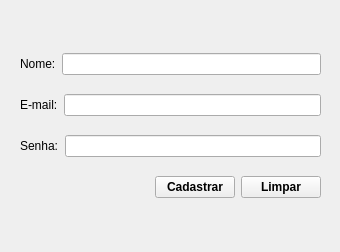
<?xml version="1.0" encoding="UTF-8"?>
<ui version="4.0">
 <class>FormTab</class>
 <widget class="QWidget" name="FormTab">
  <property name="geometry">
   <rect>
    <x>0</x>
    <y>0</y>
    <width>340</width>
    <height>252</height>
   </rect>
  </property>
  <property name="minimumSize">
   <size>
    <width>340</width>
    <height>252</height>
   </size>
  </property>
  <property name="maximumSize">
   <size>
    <width>340</width>
    <height>252</height>
   </size>
  </property>
  <property name="windowTitle">
   <string>Formulário</string>
  </property>
  <widget class="QWidget" name="layoutWidget">
   <property name="geometry">
    <rect>
     <x>20</x>
     <y>40</y>
     <width>301</width>
     <height>171</height>
    </rect>
   </property>
   <layout class="QVBoxLayout" name="verticalLayout">
    <item>
     <layout class="QHBoxLayout" name="horizontalLayout">
      <item>
       <widget class="QLabel" name="label">
        <property name="text">
         <string>Nome:</string>
        </property>
       </widget>
      </item>
      <item>
       <widget class="QLineEdit" name="txtNome"/>
      </item>
     </layout>
    </item>
    <item>
     <layout class="QHBoxLayout" name="horizontalLayout_2">
      <item>
       <widget class="QLabel" name="label_2">
        <property name="text">
         <string>E-mail:</string>
        </property>
       </widget>
      </item>
      <item>
       <widget class="QLineEdit" name="txtMail"/>
      </item>
     </layout>
    </item>
    <item>
     <layout class="QHBoxLayout" name="horizontalLayout_3">
      <item>
       <widget class="QLabel" name="label_3">
        <property name="text">
         <string>Senha:</string>
        </property>
       </widget>
      </item>
      <item>
       <widget class="QLineEdit" name="txtSenha">
        <property name="echoMode">
         <enum>QLineEdit::Password</enum>
        </property>
       </widget>
      </item>
     </layout>
    </item>
    <item>
     <layout class="QHBoxLayout" name="horizontalLayout_4">
      <item>
       <spacer name="horizontalSpacer">
        <property name="orientation">
         <enum>Qt::Horizontal</enum>
        </property>
        <property name="sizeHint" stdset="0">
         <size>
          <width>40</width>
          <height>20</height>
         </size>
        </property>
       </spacer>
      </item>
      <item>
       <widget class="QPushButton" name="btnCadr">
        <property name="styleSheet">
         <string notr="true">font-weight: bold;</string>
        </property>
        <property name="text">
         <string>Cadastrar</string>
        </property>
       </widget>
      </item>
      <item>
       <widget class="QPushButton" name="btnLimp">
        <property name="styleSheet">
         <string notr="true">font-weight: bold;</string>
        </property>
        <property name="text">
         <string>Limpar</string>
        </property>
       </widget>
      </item>
     </layout>
    </item>
   </layout>
  </widget>
 </widget>
 <resources/>
 <connections/>
</ui>
